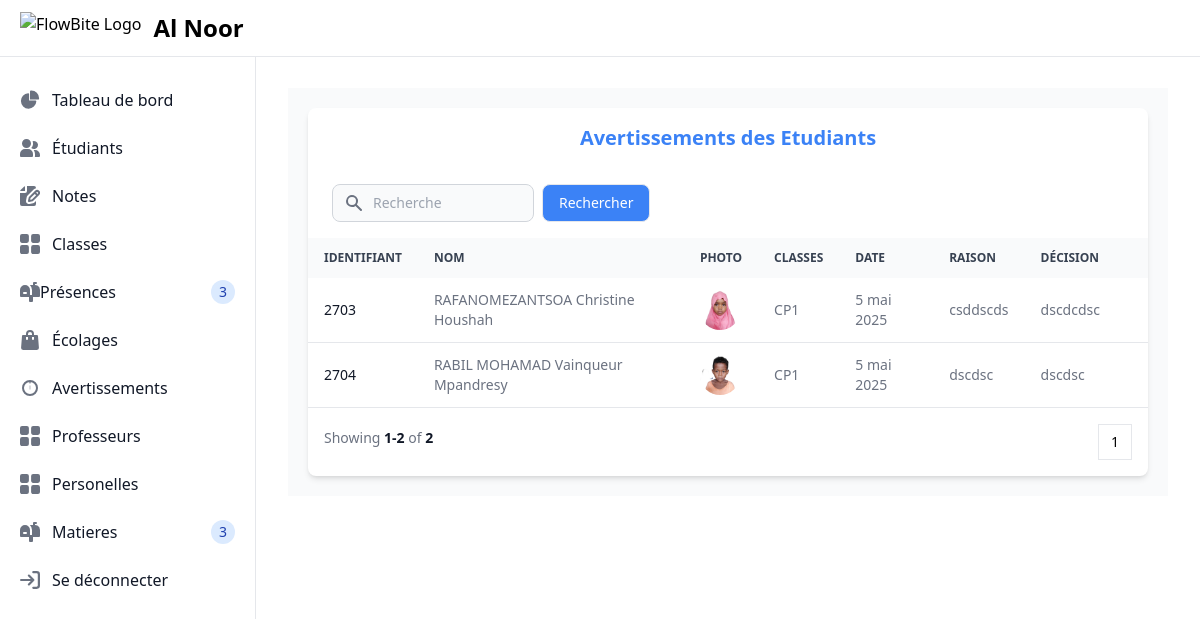
Screenshot of /avertissements/ (signed in) with the database file from the repository.
### main/models.py (models this page shows, shortened)
class Avertissement(models.Model):
    identifiant = models.ForeignKey(Etudiant, on_delete=models.CASCADE)
    date = models.DateField(blank=True,null=True,verbose_name="Date")
    raison = models.TextField(blank=True,null=True,verbose_name="Raison")
    decision = models.TextField(blank=True,null=True,verbose_name="Décision")

class Etudiant(models.Model):
    identifiant = models.CharField(max_length=20, unique=True)
    nom = models.CharField(max_length=100,null=True,blank=True,verbose_name="Nom de l'Etudiants")
    photo = models.ImageField(upload_to='etudiants_photos/', default='default.png',blank=True, null=True,verbose_name="Photo de l'Etudiants")
    date_de_naissance = models.DateField(verbose_name="Date de Naissance")
    nom_pere = models.CharField(max_length=100,null=True,blank=True,verbose_name="Nom du Père")
    nom_mere = models.CharField(max_length=100,null=True,blank=True,verbose_name="Nom de la Mère")
    genre=models.CharField(max_length=10,choices=Genre_CHOICES,blank=True,null=True)
    parent_contact = models.CharField(max_length=100,null=True,blank=True,verbose_name="Contact des parents")
    address = models.TextField()
    boursier = models.CharField(max_length=3, choices=BOURSIER_CHOICES,default='non', verbose_name="Boursier")
    date_entree = models.DateField(null=True,blank=True,verbose_name="Date d'Entrée")
    idclass=models.ForeignKey(ClassModel, on_delete=models.SET_NULL,verbose_name="Classe Etudiants",null=True)
    idboursier=models.ForeignKey(Boursier, on_delete=models.SET_NULL,verbose_name="Boursier Etudiants",null=True)
    def __str__(self):
        return self.identifiant

class ClassModel(models.Model):
    nom = models.CharField(max_length=100, choices=CLASS_CHOICES, verbose_name="Nom de la classe")
    class Meta:
        verbose_name = "Classe"  # Singular form
        verbose_name_plural = "Classes"  # Plural form

### main/views.py (the view)
# urls.py: path('avertissements/',views.avertissements,name="avertissements"),
@login_required(login_url='/login/')
def avertissements(request):
    q = request.GET.get('q', '')
    date_filter = request.GET.get('date', '')
    raison_filter = request.GET.get('raison', '')
    decision_filter = request.GET.get('decision', '')
    avertissements = Avertissement.objects.all()
    if q:
        avertissements = avertissements.filter(
            identifiant__nom__icontains=q
        )
    if date_filter:
        avertissements = avertissements.filter(date=date_filter)
    if raison_filter:
        avertissements = avertissements.filter(raison__icontains=raison_filter)
    if decision_filter:
        avertissements = avertissements.filter(decision__icontains=decision_filter)
    paginator = Paginator(avertissements, 10)  # Show 10 students per page
    page_number = request.GET.get('page')  # Get the current page number from the request
    obj = paginator.get_page(page_number)  # Get the students for the current page
    return render(request,'main/avertissements.html',{'avertissements': obj,
        'q': q,
        'date_filter': date_filter,
        'raison_filter': raison_filter,
        'decision_filter': decision_filter,})

### main/templates/main/avertissements.html
{% extends "main/layout.html" %}
{% block layout %}
{% include "main/tables/avertissements.html" with avertissements=avertissements %}
{% endblock layout %}

### main/templates/main/tables/avertissements.html (shortened to what this page needs)
<section class="bg-gray-50 dark:bg-gray-900 sm:p-5">
    <div class="w-full">
        <div class="bg-white dark:bg-gray-800 relative shadow-md sm:rounded-lg overflow-hidden">
            <h1 class="text-center font-bold text-blue-500 text-xl p-4">Avertissements des Etudiants</h1>
            <div class="flex flex-col md:flex-row items-center justify-between space-y-3 md:space-y-0 md:space-x-4 p-4">
                <div class="w-full">
                    <form method="GET" class="w-full flex space-between">
                        <div class="relative w-full md:w-1/4 mx-2">
                            <div class="absolute inset-y-0 left-0 flex items-center pl-3 pointer-events-none">
                            </div>
                            <input type="text" name="q" id="simple-search" class="bg-gray-50 border border-gray-300 text-gray-900 text-sm rounded-lg focus:ring-primary-500 focus:border-primary-500 block w-full pl-10 p-2 dark:bg-gray-700 dark:border-gray-600 dark:placeholder-gray-400 dark:text-white dark:focus:ring-primary-500 dark:focus:border-primary-500" placeholder="Recherche" value="{{ q }}">
                        </div>
                        <button class="w-full md:w-auto flex items-center justify-center py-2 px-4 text-sm font-medium text-gray-900 focus:outline-none bg-blue-500 text-white rounded-lg border border-gray-200 hover:bg-blue-100 hover:text-blue-700 focus:z-10 focus:ring-4 focus:ring-gray-200 dark:focus:ring-gray-700 dark:bg-gray-800 dark:text-gray-400 dark:border-gray-600 dark:hover:text-white dark:hover:bg-gray-700" type="submit">
                            Rechercher
                        </button>
                    </form>
                </div>
            </div>
            <div class="overflow-x-auto">
                <table class="w-full text-sm text-left text-gray-500 dark:text-gray-400">
                    <thead class="text-xs text-gray-700 uppercase bg-gray-50 dark:bg-gray-700 dark:text-gray-400">
                        <tr>
                            <th scope="col" class="px-4 py-3">Identifiant</th>
                            <th scope="col" class="px-4 py-3">Nom</th>
                            <th scope="col" class="px-4 py-3">Photo</th>
                            <th scope="col" class="px-4 py-3">Classes</th>
                            <th scope="col" class="px-4 py-3">Date</th>
                            <th scope="col" class="px-4 py-3">Raison</th>
                            <th scope="col" class="px-4 py-3">Décision</th>
                            <th scope="col" class="px-4 py-3">
                            </th>
                        </tr>
                    </thead>
                    <tbody>
                        {% for avertissement in avertissements %}
                        <tr class="border-b dark:border-gray-700">
                            <th scope="row" class="px-4 py-3 font-medium text-gray-900 whitespace-nowrap dark:text-white">{{ avertissement.identifiant }}</th>
                            <td class="px-4 py-3">{{ avertissement.identifiant.nom }}</td>
                            <td class="px-4 py-3">
                                <img src="{{ avertissement.identifiant.photo.url }}" alt="{{ avertissement.identifiant.nom }}" class="h-10 w-10 rounded-full">
                            </td>
                            <td class="px-4 py-3">{{ avertissement.identifiant.idclass.nom }}</td>
                            <td class="px-4 py-3">{{ avertissement.date }}</td>
                            <td class="px-4 py-3">{{ avertissement.raison }}</td>
                            <td class="px-4 py-3">{{ avertissement.decision }}</td>
                            <td class="px-4 py-3">
                            </td>
                        </tr>
                        {% endfor %}
                    </tbody>
                </table>
            </div>
            {% include "main/components/paginations.html" with obj=avertissements %}
        </div>
    </div>
</section>

### rows the page displays
Avertissement: identifiant "2703", identifiant.nom "RAFANOMEZANTSOA Christine Houshah", identifiant.photo (picture), identifiant.idclass.nom "CP1", date "5 mai 2025", raison "csddscds", decision "dscdcdsc"
Avertissement: identifiant "2704", identifiant.nom "RABIL MOHAMAD Vainqueur Mpandresy", identifiant.photo (picture), identifiant.idclass.nom "CP1", date "5 mai 2025", raison "dscdsc", decision "dscdsc"

### other values shown
{{ obj.start_index }} "1"
{{ obj.end_index }} "2"
{{ obj.paginator.count }} "2"
{{ num }} "1"
